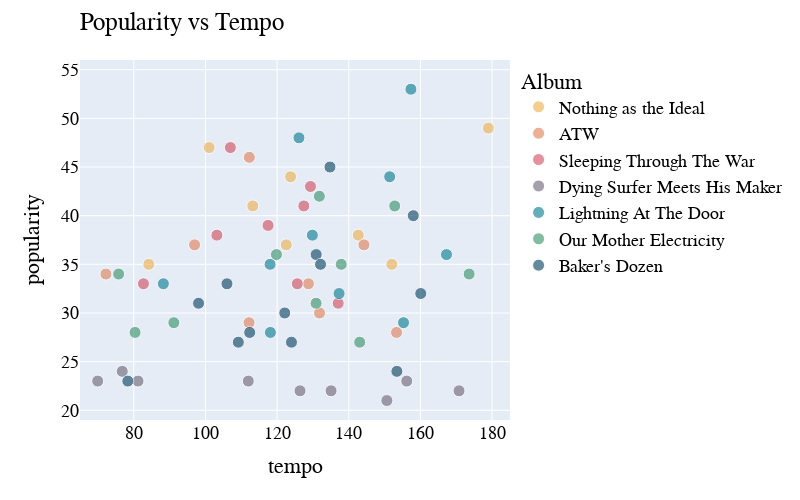

Here is the notebook cell this chart was saved with:
### Code cell
fig = px.scatter(atw, x='tempo', y='popularity', color='album_name', custom_data=['name'], color_discrete_map=cpal_px, opacity=0.6)

fig.update_traces(marker=dict(size=12,
                              line=dict(width=1,
                                        color='white')),
                  selector=dict(mode='markers'))
fig.update_traces(hovertemplate='%{customdata[0]}')
fig.update_layout(
    title="Popularity vs Tempo",
    legend_title="Album",
    title_x=0.1, 
    width=800,
    height=500,
    font_family="ROCKABILLY",
    font_color="black",
    font_size=18,
    title_font_family="Boucherie Block",
    legend_title_font_family="Boucherie Block")
fig.update_yaxes(range=[19,56])
fig.update_xaxes(range=[65,185])
fig.show()

### Figure 1 — Plotly figure (JSON) as saved in the notebook; plotly's stock layout.template omitted (floating-point values rounded to 4 significant figures)
{"data": [{"customdata": [["Saturnine & Iron Jaw"], ["Enemy of My Enemy"], ["Everest"], ["See You Next Fall"], ["The Children of Coyote Woman"], ["41"], ["Lights Out"], ["Rats in Ruin"]], "hovertemplate": "%{customdata[0]}", "legendgroup": "Nothing as the Ideal", "marker": {"color": "#edae49", "line": {"color": "white", "width": 1}, "opacity": 0.6, "size": 12, "symbol": "circle"}, "mode": "markers", "name": "Nothing as the Ideal", "orientation": "v", "showlegend": true, "type": "scatter", "x": [142.7, 179.0, 113.2, 122.6, 101.0, 123.8, 152.0, 84.2], "xaxis": "x", "y": [38, 49, 41, 37, 47, 44, 35, 35], "yaxis": "y"}, {"customdata": [["Fishbelly 86 Onions"], ["Workhorse"], ["1st vs. 2nd"], ["Half-Tongue"], ["Diamond"], ["Harvest Feast"], ["HJTC"], ["Rob's Dream"]], "hovertemplate": "%{customdata[0]}", "legendgroup": "ATW", "marker": {"color": "#df7c52", "line": {"color": "white", "width": 1}, "opacity": 0.6, "size": 12, "symbol": "circle"}, "mode": "markers", "name": "ATW", "orientation": "v", "showlegend": true, "type": "scatter", "x": [72.24, 96.97, 153.3, 144.2, 112.3, 128.7, 131.8, 112.2], "xaxis": "x", "y": [34, 37, 28, 37, 46, 33, 30, 29], "yaxis": "y"}, {"customdata": [["Bulls"], ["Don't Bring Me Coffee"], ["Bruce Lee"], ["3-5-7"], ["Am I Going Up?"], ["Alabaster"], ["Cowboy Kirk"], ["Internet"]], "hovertemplate": "%{customdata[0]}", "legendgroup": "Sleeping Through The War", "marker": {"color": "#d1495b", "line": {"color": "white", "width": 1}, "opacity": 0.6, "size": 12, "symbol": "circle"}, "mode": "markers", "name": "Sleeping Through The War", "orientation": "v", "showlegend": true, "type": "scatter", "x": [103.2, 127.5, 82.71, 129.3, 107.0, 117.5, 137.1, 125.6], "xaxis": "x", "y": [38, 41, 33, 43, 47, 39, 31, 33], "yaxis": "y"}, {"customdata": [["Call Me Star"], ["El Centro"], ["Dirt Preachers"], ["This Is Where It Falls Apart"], ["Mellowing"], ["Open Passageways"], ["Instrumental 2 (Welcome To The Caveman Future)"], ["Talisman"], ["Blood And Sand / Milk And Endless Waters"]], "hovertemplate": "%{customdata[0]}", "legendgroup": "Dying Surfer Meets His Maker", "marker": {"color": "#696174", "line": {"color": "white", "width": 1}, "opacity": 0.6, "size": 12, "symbol": "circle"}, "mode": "markers", "name": "Dying Surfer Meets His Maker", "orientation": "v", "showlegend": true, "type": "scatter", "x": [76.79, 112.0, 170.8, 126.4, 135.1, 156.2, 150.6, 81.19, 69.94], "xaxis": "x", "y": [24, 23, 22, 22, 22, 23, 21, 23, 23], "yaxis": "y"}, {"customdata": [["Funeral For A Great Drunken Bird"], ["When God Comes Back"], ["The Marriage Of Coyote Woman"], ["Swallowed By The Sea"], ["Charles William"], ["The Death Of Coyote Woman"], ["Romany Dagger"], ["Mountain"], ["Romany Dagger (Remended)"], ["Surface-To-Air Whistle"]], "hovertemplate": "%{customdata[0]}", "legendgroup": "Lightning At The Door", "marker": {"color": "#00798c", "line": {"color": "white", "width": 1}, "opacity": 0.6, "size": 12, "symbol": "circle"}, "mode": "markers", "name": "Lightning At The Door", "orientation": "v", "showlegend": true, "type": "scatter", "x": [129.8, 157.3, 126.1, 88.27, 151.4, 167.3, 118.0, 137.3, 118.1, 155.3], "xaxis": "x", "y": [38, 53, 48, 33, 44, 36, 35, 32, 28, 29], "yaxis": "y"}, {"customdata": [["Heavy/Like a Witch"], ["The Urn"], ["Bloodhounds"], ["Guns"], ["Elk.Blood.Heart"], ["Until It Unwinds"], ["Easy"], ["Family Song for the Leaving"], ["Right Hand"], ["I Can't Even See Myself (Bonus)"]], "hovertemplate": "%{customdata[0]}", "legendgroup": "Our Mother Electricity", "marker": {"color": "#318F63", "line": {"color": "white", "width": 1}, "opacity": 0.6, "size": 12, "symbol": "circle"}, "mode": "markers", "name": "Our Mother Electricity", "orientation": "v", "showlegend": true, "type": "scatter", "x": [152.8, 119.8, 173.6, 75.79, 131.8, 143.1, 130.9, 80.36, 137.9, 91.19], "xaxis": "x", "y": [41, 36, 34, 34, 42, 27, 31, 28, 35, 29], "yaxis": "y"}, {"customdata": [["Real Hippies Are Cowboys"], ["Mama Is a Shining Star"], ["Hush, I'm on TV"], ["Holding Your Breath Across the River"], ["Tour Death Song"], ["Tiger's Pit"], ["6969 WXL THE CAGE"], ["L'hotel Serein"], ["Acid Face"], ["Slow City"], ["Silver To Rust"], ["Blacksnake Blues"], ["Fall Into Place"]], "hovertemplate": "%{customdata[0]}", "legendgroup": "Baker's Dozen", "marker": {"color": "#003d5b", "line": {"color": "white", "width": 1}, "opacity": 0.6, "size": 12, "symbol": "circle"}, "mode": "markers", "name": "Baker's Dozen", "orientation": "v", "showlegend": true, "type": "scatter", "x": [122.1, 78.34, 160.1, 98.08, 130.9, 106.0, 153.4, 158.0, 124.0, 109.2, 112.4, 134.8, 132.1], "xaxis": "x", "y": [30, 23, 32, 31, 36, 33, 24, 40, 27, 27, 28, 45, 35], "yaxis": "y"}], "layout": {"font": {"color": "black", "family": "ROCKABILLY", "size": 18}, "height": 500, "legend": {"title": {"font": {"family": "Boucherie Block"}, "text": "Album"}, "tracegroupgap": 0}, "margin": {"t": 60}, "title": {"font": {"family": "Boucherie Block"}, "text": "Popularity vs Tempo", "x": 0.1}, "width": 800, "xaxis": {"anchor": "y", "domain": [0, 1], "range": [65, 185], "title": {"text": "tempo"}, "type": "linear"}, "yaxis": {"anchor": "x", "domain": [0, 1], "range": [19, 56], "title": {"text": "popularity"}, "type": "linear"}}}
